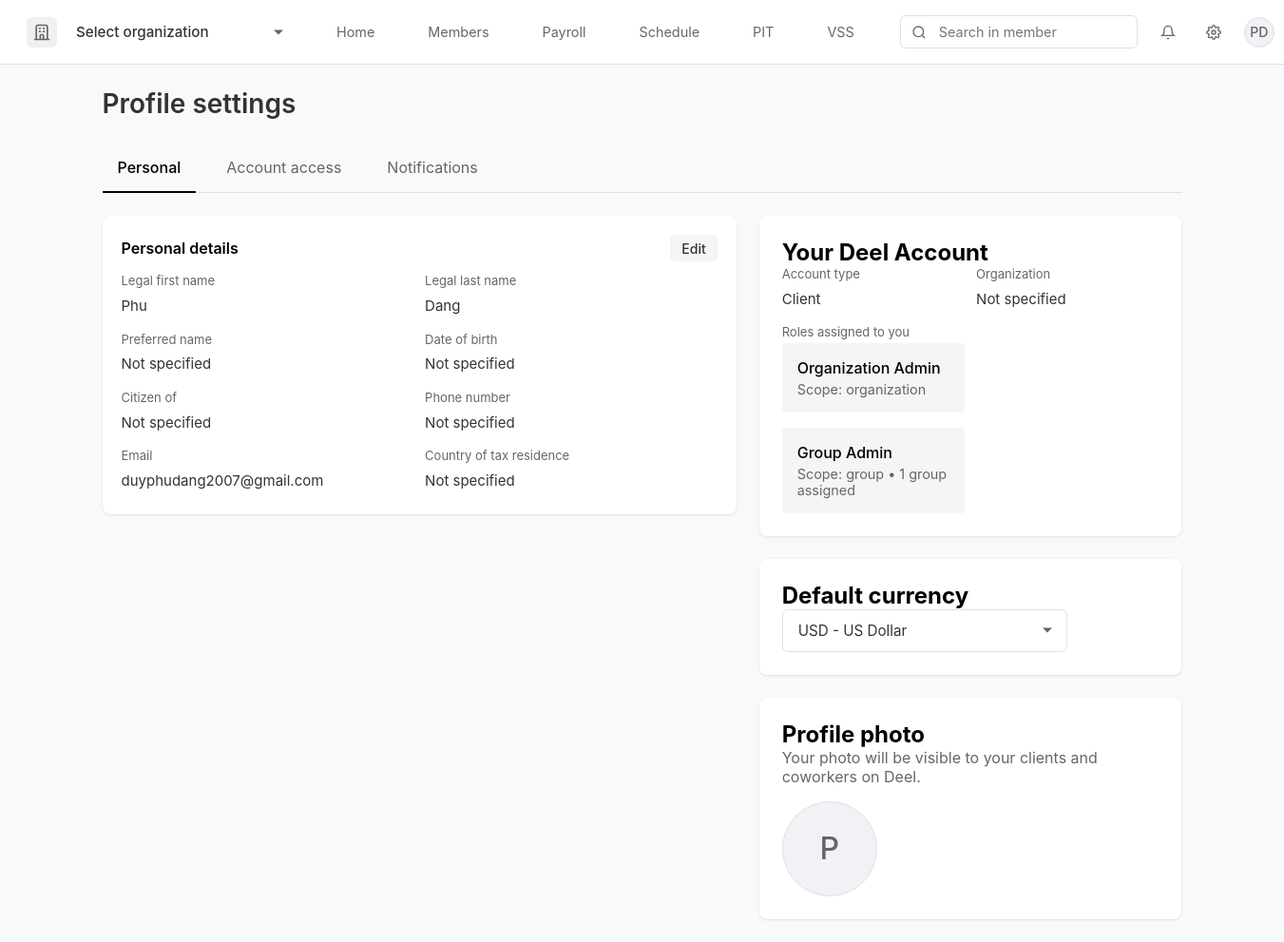
Page /profile/settings (signed in) on the earlier database version.
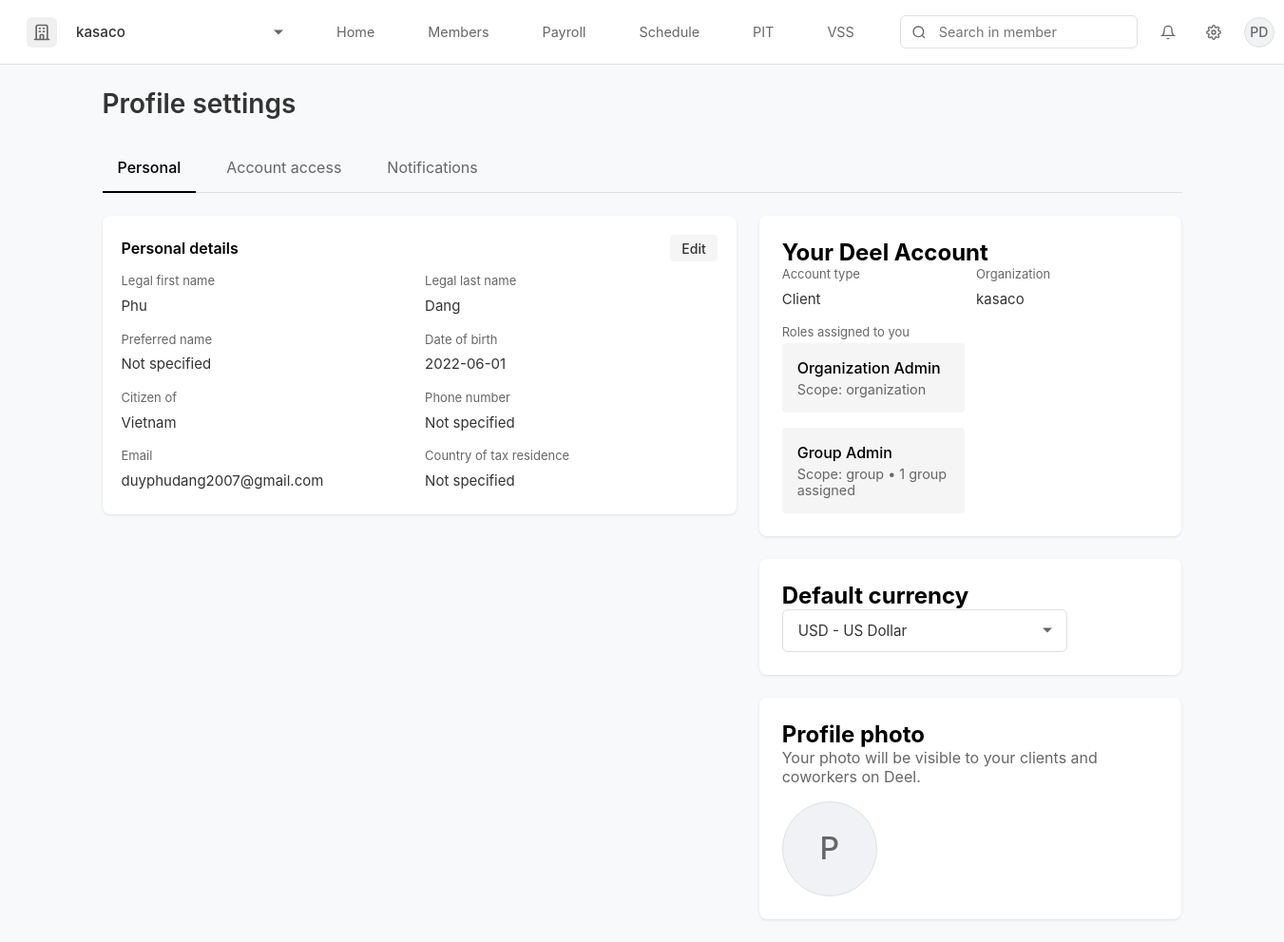
Same page on the later database version.
### app.py (models this page shows, shortened)
class User(db.Model):
    id = db.Column(db.Integer, primary_key=True)
    email = db.Column(db.String(120), unique=True, nullable=False)
    password = db.Column(db.String(80), nullable=False)
    first_name = db.Column(db.String(80))
    last_name = db.Column(db.String(80))
    preferred_name = db.Column(db.String(80))
    date_of_birth = db.Column(db.String(20))
    citizenship = db.Column(db.String(80))
    phone = db.Column(db.String(20))
    tax_residence = db.Column(db.String(80))
    department = db.Column(db.String(80))
    job_title = db.Column(db.String(80))
    seniority_level = db.Column(db.String(80))
    created_at = db.Column(db.DateTime, default=datetime.utcnow)
    profile_completed = db.Column(db.Boolean, default=False)
    organization_id = db.Column(db.Integer, db.ForeignKey('organization.id'))
    organization = db.relationship('Organization')
    avatar_url = db.Column(db.String(255))
    reset_token = db.Column(db.String(100), unique=True)
    reset_token_expiry = db.Column(db.DateTime)

class Organization(db.Model):
    id = db.Column(db.Integer, primary_key=True)
    name = db.Column(db.String(120), nullable=False)
    industry = db.Column(db.String(80))
    size = db.Column(db.String(50))
    location = db.Column(db.String(120))
    logo_url = db.Column(db.String(255))
    created_at = db.Column(db.DateTime, default=datetime.utcnow)
    users = db.relationship('User', backref='org', lazy=True)

### app.py (the view)
@app.route('/profile/settings')
def profile_settings():
    if 'user_id' not in session:
        return redirect('/login')
    user = User.query.get(session['user_id'])
    if not user:
        session.pop('user_id', None)
        return redirect('/login')
    return render_template('profile_settings.html', user=user)

### app.py (called while the page is built)
@app.context_processor
def inject_organization():
    if 'user_id' in session:
        user = User.query.get(session['user_id'])
        if user and user.organization_id:
            organization = Organization.query.get(user.organization_id)
            return {'organization': organization}
    return {'organization': None}

### templates/profile_settings.html (shortened to what the changed rows need)
{% extends "base.html" %}
{% block content %}
<div class="settings-container">
    <h1 class="settings-title">Profile settings</h1>
    <div class="settings-content">
        <div class="left-column">
            <div class="section-header">
                <h2>Personal details</h2>
            </div>
            <div class="details-grid">
                <div class="detail-item">
                    <label>Legal first name</label>
                    <div class="detail-value">{{ user.first_name }}</div>
                </div>
                <div class="detail-item">
                    <label>Legal last name</label>
                    <div class="detail-value">{{ user.last_name }}</div>
                </div>
                <div class="detail-item">
                    <label>Preferred name</label>
                    <div class="detail-value">{{ user.preferred_name or 'Not specified' }}</div>
                </div>
                <div class="detail-item">
                    <label>Date of birth</label>
                    <div class="detail-value">{{ user.date_of_birth or 'Not specified' }}</div>
                </div>
                <div class="detail-item">
                    <label>Citizen of</label>
                    <div class="detail-value">{{ user.citizenship or 'Not specified' }}</div>
                </div>
                <div class="detail-item">
                    <label>Phone number</label>
                    <div class="detail-value">{{ user.phone or 'Not specified' }}</div>
                </div>
                <div class="detail-item">
                    <label>Email</label>
                    <div class="detail-value">{{ user.email }}</div>
                </div>
                <div class="detail-item">
                    <label>Country of tax residence</label>
                    <div class="detail-value">{{ user.tax_residence or 'Not specified' }}</div>
                </div>
            </div>
        </div>
        <div class="right-column">
        <div class="settings-section">
            <h2>Your Deel Account</h2>
            <div class="details-grid">
                <div class="detail-item">
                    <label>Organization</label>
                    <div class="detail-value">{{ organization.name if organization else 'Not specified' }}</div>
                </div>
            </div>
        </div>
        <div class="settings-section">
            <h2>Default currency</h2>
        </div>
        <div class="settings-section">
            <h2>Profile photo</h2>
            <div class="profile-photo-upload">
                    {% if user and user.avatar_url %}
                        <img src="{{ user.avatar_url }}" alt="Profile photo">
                    {% else %}
                        <div class="avatar-initials">
                            {{ user.first_name[0] if user.first_name else 'U' }}
                        </div>
                    {% endif %}
                </div>
            </div>
        </div>
    </div>
</div>
{% endblock %}

### templates/base.html (shortened to what this page needs)
<!DOCTYPE html>
<html lang="en">
<head>
    <link rel="stylesheet" href="https://cdn.jsdelivr.net/npm/flatpickr/dist/flatpickr.min.css">
</head>
<body>
    {% if not hide_navbar %}
    <nav class="navbar">
        <div class="company-section">
            <div class="company-logo">
                <svg xmlns="http://www.w3.org/2000/svg" fill="none" viewBox="0 0 24 24" stroke="currentColor">
                    <path stroke-linecap="round" stroke-linejoin="round" stroke-width="2" d="M19 21V5a2 2 0 00-2-2H7a2 2 0 00-2 2v16m14 0h2m-2 0h-5m-9 0H3m2 0h5M9 7h1m-1 4h1m4-4h1m-1 4h1m-5 10v-5a1 1 0 011-1h2a1 1 0 011 1v5m-4 0h4" />
                </svg>
            </div>
            <select class="company-select" onchange="if(this.value === 'add') window.location.href='/organization/setup';">
                <option value="{{ organization.id if organization else '' }}">{{ organization.name if organization else 'Select organization' }}</option>
            </select>
        </div>
        <div class="nav-links">
            <a href="/" class="nav-link {% if request.path == '/' %}active{% endif %}">Home</a>
            <a href="/members" class="nav-link {% if request.path == '/members' %}active{% endif %}">Members</a>
            <a href="#" class="nav-link {% if request.path == '/payroll' %}active{% endif %}">Payroll</a>
            <a href="#" class="nav-link {% if request.path == '/schedule' %}active{% endif %}">Schedule</a>
            <a href="#" class="nav-link {% if request.path == '/pit' %}active{% endif %}">PIT</a>
            <a href="#" class="nav-link {% if request.path == '/vss' %}active{% endif %}">VSS</a>
        </div>
        <div class="search-section">
            <div class="search-bar-wrapper">
                <div class="search-icon">
                    <svg viewBox="0 0 24 24" fill="none" stroke="currentColor" stroke-width="2">
                        <circle cx="11" cy="11" r="8"></circle>
                        <path d="M21 21l-4.35-4.35"></path>
                    </svg>
                </div>
                <input type="text" class="search-bar" placeholder="Search in member">
            </div>
            <div class="user-profile">
                <div class="notification-icon">
                    <svg viewBox="0 0 24 24" fill="none" stroke="currentColor" stroke-width="2">
                        <path d="M18 8A6 6 0 0 0 6 8c0 7-3 9-3 9h18s-3-2-3-9"></path>
                        <path d="M13.73 21a2 2 0 0 1-3.46 0"></path>
                    </svg>
                </div>
                <a href="/settings" class="settings-icon">
                </a>
                <div class="profile-pic" id="profileButton">
                    {% if user and user.avatar_url %}
                        <img src="{{ user.avatar_url }}" alt="Profile" style="width: 100%; height: 100%; object-fit: cover;">
                    {% else %}
                        <div class="avatar-initials">
                            {% if user %}
                                {% if user.preferred_name %}
                                    {{ user.preferred_name[0].upper() }}
                                {% elif user.first_name and user.last_name %}
                                    {{ (user.first_name[0] + user.last_name[0]).upper() }}
                                {% elif user.first_name %}
                                    {{ user.first_name[0].upper() }}
                                {% elif user.email %}
                                    {{ user.email[0].upper() }}
                                {% else %}
                                    U
                                {% endif %}
                            {% else %}
                                G
                            {% endif %}
                        </div>
                    {% endif %}
                </div>
            </div>
        </div>
    </nav>
    {% endif %}
    {% block content %}{% endblock %}
</body>
</html>

Differences in the rows shown:
added Organization: name "kasaco"
changed User "Phu": date_of_birth "Not specified" → "2022-06-01"; citizenship "Not specified" → "Vietnam"
Other differences:
form field value: "Select organization" → (not shown)
{{ organization.name if organization else 'Not specified' }}: "Not specified" → (not shown)
